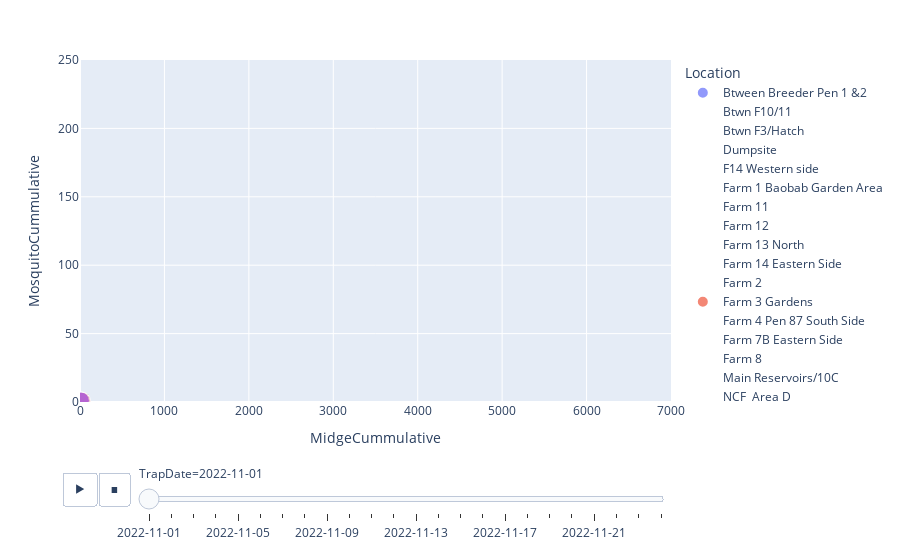

Source (notebook cell):
### Code cell
import plotly.express as px
#df = px.data.gapminder()
px.scatter(df, x="MidgeCummulative", y="MosquitoCummulative", animation_frame="TrapDate", animation_group="Location",
           size="MosquitoCummulative", color="Location", hover_name="Location",
           category_orders={'TrapDate':list(df.TrapDate.unique())},
           size_max=50, range_x=[0,7000], range_y=[0,250])

### Figure 1 — Plotly figure (JSON) as saved in the notebook; plotly's stock layout.template omitted (floating-point values rounded to 4 significant figures)
{"data": [{"hovertemplate": "<b>%{hovertext}</b><br><br>Location=Btween Breeder Pen 1 &2<br>TrapDate=2022-11-01<br>MidgeCummulative=%{x}<br>MosquitoCummulative=%{marker.size}<extra></extra>", "hovertext": ["Btween Breeder Pen 1 &2"], "ids": ["Btween Breeder Pen 1 &2"], "legendgroup": "Btween Breeder Pen 1 &2", "marker": {"color": "#636efa", "size": [1], "sizemode": "area", "sizeref": 0.0068, "symbol": "circle"}, "mode": "markers", "name": "Btween Breeder Pen 1 &2", "orientation": "v", "showlegend": true, "type": "scatter", "x": [18], "xaxis": "x", "y": [1], "yaxis": "y"}, {"hovertemplate": "<b>%{hovertext}</b><br><br>Location=Btwn F10/11<br>TrapDate=2022-11-01<br>MidgeCummulative=%{x}<br>MosquitoCummulative=%{marker.size}<extra></extra>", "hovertext": ["Btwn F10/11"], "ids": ["Btwn F10/11"], "legendgroup": "Btwn F10/11", "marker": {"color": "#EF553B", "size": [0], "sizemode": "area", "sizeref": 0.0068, "symbol": "circle"}, "mode": "markers", "name": "Btwn F10/11", "orientation": "v", "showlegend": true, "type": "scatter", "x": [17], "xaxis": "x", "y": [0], "yaxis": "y"}, {"hovertemplate": "<b>%{hovertext}</b><br><br>Location=Btwn F3/Hatch<br>TrapDate=2022-11-01<br>MidgeCummulative=%{x}<br>MosquitoCummulative=%{marker.size}<extra></extra>", "hovertext": ["Btwn F3/Hatch"], "ids": ["Btwn F3/Hatch"], "legendgroup": "Btwn F3/Hatch", "marker": {"color": "#00cc96", "size": [0], "sizemode": "area", "sizeref": 0.0068, "symbol": "circle"}, "mode": "markers", "name": "Btwn F3/Hatch", "orientation": "v", "showlegend": true, "type": "scatter", "x": [2], "xaxis": "x", "y": [0], "yaxis": "y"}, {"hovertemplate": "<b>%{hovertext}</b><br><br>Location=Dumpsite<br>TrapDate=2022-11-01<br>MidgeCummulative=%{x}<br>MosquitoCummulative=%{marker.size}<extra></extra>", "hovertext": ["Dumpsite"], "ids": ["Dumpsite"], "legendgroup": "Dumpsite", "marker": {"color": "#ab63fa", "size": [0], "sizemode": "area", "sizeref": 0.0068, "symbol": "circle"}, "mode": "markers", "name": "Dumpsite", "orientation": "v", "showlegend": true, "type": "scatter", "x": [0], "xaxis": "x", "y": [0], "yaxis": "y"}, {"hovertemplate": "<b>%{hovertext}</b><br><br>Location=F14 Western side<br>TrapDate=2022-11-01<br>MidgeCummulative=%{x}<br>MosquitoCummulative=%{marker.size}<extra></extra>", "hovertext": ["F14 Western side"], "ids": ["F14 Western side"], "legendgroup": "F14 Western side", "marker": {"color": "#FFA15A", "size": [0], "sizemode": "area", "sizeref": 0.0068, "symbol": "circle"}, "mode": "markers", "name": "F14 Western side", "orientation": "v", "showlegend": true, "type": "scatter", "x": [4], "xaxis": "x", "y": [0], "yaxis": "y"}, {"hovertemplate": "<b>%{hovertext}</b><br><br>Location=Farm 1 Baobab Garden Area<br>TrapDate=2022-11-01<br>MidgeCummulative=%{x}<br>MosquitoCummulative=%{marker.size}<extra></extra>", "hovertext": ["Farm 1 Baobab Garden Area"], "ids": ["Farm 1 Baobab Garden Area"], "legendgroup": "Farm 1 Baobab Garden Area", "marker": {"color": "#19d3f3", "size": [0], "sizemode": "area", "sizeref": 0.0068, "symbol": "circle"}, "mode": "markers", "name": "Farm 1 Baobab Garden Area", "orientation": "v", "showlegend": true, "type": "scatter", "x": [0], "xaxis": "x", "y": [0], "yaxis": "y"}, {"hovertemplate": "<b>%{hovertext}</b><br><br>Location=Farm 11<br>TrapDate=2022-11-01<br>MidgeCummulative=%{x}<br>MosquitoCummulative=%{marker.size}<extra></extra>", "hovertext": ["Farm 11"], "ids": ["Farm 11"], "legendgroup": "Farm 11", "marker": {"color": "#FF6692", "size": [0], "sizemode": "area", "sizeref": 0.0068, "symbol": "circle"}, "mode": "markers", "name": "Farm 11", "orientation": "v", "showlegend": true, "type": "scatter", "x": [4], "xaxis": "x", "y": [0], "yaxis": "y"}, {"hovertemplate": "<b>%{hovertext}</b><br><br>Location=Farm 12<br>TrapDate=2022-11-01<br>MidgeCummulative=%{x}<br>MosquitoCummulative=%{marker.size}<extra></extra>", "hovertext": ["Farm 12"], "ids": ["Farm 12"], "legendgroup": "Farm 12", "marker": {"color": "#B6E880", "size": [0], "sizemode": "area", "sizeref": 0.0068, "symbol": "circle"}, "mode": "markers", "name": "Farm 12", "orientation": "v", "showlegend": true, "type": "scatter", "x": [5], "xaxis": "x", "y": [0], "yaxis": "y"}, {"hovertemplate": "<b>%{hovertext}</b><br><br>Location=Farm 13 North<br>TrapDate=2022-11-01<br>MidgeCummulative=%{x}<br>MosquitoCummulative=%{marker.size}<extra></extra>", "hovertext": ["Farm 13 North"], "ids": ["Farm 13 North"], "legendgroup": "Farm 13 North", "marker": {"color": "#FF97FF", "size": [0], "sizemode": "area", "sizeref": 0.0068, "symbol": "circle"}, "mode": "markers", "name": "Farm 13 North", "orientation": "v", "showlegend": true, "type": "scatter", "x": [12], "xaxis": "x", "y": [0], "yaxis": "y"}, {"hovertemplate": "<b>%{hovertext}</b><br><br>Location=Farm 14 Eastern Side<br>TrapDate=2022-11-01<br>MidgeCummulative=%{x}<br>MosquitoCummulative=%{marker.size}<extra></extra>", "hovertext": ["Farm 14 Eastern Side"], "ids": ["Farm 14 Eastern Side"], "legendgroup": "Farm 14 Eastern Side", "marker": {"color": "#FECB52", "size": [0], "sizemode": "area", "sizeref": 0.0068, "symbol": "circle"}, "mode": "markers", "name": "Farm 14 Eastern Side", "orientation": "v", "showlegend": true, "type": "scatter", "x": [0], "xaxis": "x", "y": [0], "yaxis": "y"}, {"hovertemplate": "<b>%{hovertext}</b><br><br>Location=Farm 2<br>TrapDate=2022-11-01<br>MidgeCummulative=%{x}<br>MosquitoCummulative=%{marker.size}<extra></extra>", "hovertext": ["Farm 2"], "ids": ["Farm 2"], "legendgroup": "Farm 2", "marker": {"color": "#636efa", "size": [0], "sizemode": "area", "sizeref": 0.0068, "symbol": "circle"}, "mode": "markers", "name": "Farm 2", "orientation": "v", "showlegend": true, "type": "scatter", "x": [3], "xaxis": "x", "y": [0], "yaxis": "y"}, {"hovertemplate": "<b>%{hovertext}</b><br><br>Location=Farm 3 Gardens<br>TrapDate=2022-11-01<br>MidgeCummulative=%{x}<br>MosquitoCummulative=%{marker.size}<extra></extra>", "hovertext": ["Farm 3 Gardens"], "ids": ["Farm 3 Gardens"], "legendgroup": "Farm 3 Gardens", "marker": {"color": "#EF553B", "size": [1], "sizemode": "area", "sizeref": 0.0068, "symbol": "circle"}, "mode": "markers", "name": "Farm 3 Gardens", "orientation": "v", "showlegend": true, "type": "scatter", "x": [21], "xaxis": "x", "y": [1], "yaxis": "y"}, {"hovertemplate": "<b>%{hovertext}</b><br><br>Location=Farm 4 Pen 87 South Side<br>TrapDate=2022-11-01<br>MidgeCummulative=%{x}<br>MosquitoCummulative=%{marker.size}<extra></extra>", "hovertext": ["Farm 4 Pen 87 South Side"], "ids": ["Farm 4 Pen 87 South Side"], "legendgroup": "Farm 4 Pen 87 South Side", "marker": {"color": "#00cc96", "size": [0], "sizemode": "area", "sizeref": 0.0068, "symbol": "circle"}, "mode": "markers", "name": "Farm 4 Pen 87 South Side", "orientation": "v", "showlegend": true, "type": "scatter", "x": [0], "xaxis": "x", "y": [0], "yaxis": "y"}, {"hovertemplate": "<b>%{hovertext}</b><br><br>Location=Farm 7B Eastern Side<br>TrapDate=2022-11-01<br>MidgeCummulative=%{x}<br>MosquitoCummulative=%{marker.size}<extra></extra>", "hovertext": ["Farm 7B Eastern Side"], "ids": ["Farm 7B Eastern Side"], "legendgroup": "Farm 7B Eastern Side", "marker": {"color": "#ab63fa", "size": [0], "sizemode": "area", "sizeref": 0.0068, "symbol": "circle"}, "mode": "markers", "name": "Farm 7B Eastern Side", "orientation": "v", "showlegend": true, "type": "scatter", "x": [2], "xaxis": "x", "y": [0], "yaxis": "y"}, {"hovertemplate": "<b>%{hovertext}</b><br><br>Location=Farm 8<br>TrapDate=2022-11-01<br>MidgeCummulative=%{x}<br>MosquitoCummulative=%{marker.size}<extra></extra>", "hovertext": ["Farm 8"], "ids": ["Farm 8"], "legendgroup": "Farm 8", "marker": {"color": "#FFA15A", "size": [0], "sizemode": "area", "sizeref": 0.0068, "symbol": "circle"}, "mode": "markers", "name": "Farm 8", "orientation": "v", "showlegend": true, "type": "scatter", "x": [0], "xaxis": "x", "y": [0], "yaxis": "y"}, {"hovertemplate": "<b>%{hovertext}</b><br><br>Location=Main Reservoirs/10C<br>TrapDate=2022-11-01<br>MidgeCummulative=%{x}<br>MosquitoCummulative=%{marker.size}<extra></extra>", "hovertext": ["Main Reservoirs/10C"], "ids": ["Main Reservoirs/10C"], "legendgroup": "Main Reservoirs/10C", "marker": {"color": "#19d3f3", "size": [0], "sizemode": "area", "sizeref": 0.0068, "symbol": "circle"}, "mode": "markers", "name": "Main Reservoirs/10C", "orientation": "v", "showlegend": true, "type": "scatter", "x": [4], "xaxis": "x", "y": [0], "yaxis": "y"}, {"hovertemplate": "<b>%{hovertext}</b><br><br>Location=NCF  Area D<br>TrapDate=2022-11-01<br>MidgeCummulative=%{x}<br>MosquitoCummulative=%{marker.size}<extra></extra>", "hovertext": ["NCF  Area D"], "ids": ["NCF  Area D"], "legendgroup": "NCF  Area D", "marker": {"color": "#FF6692", "size": [0], "sizemode": "area", "sizeref": 0.0068, "symbol": "circle"}, "mode": "markers", "name": "NCF  Area D", "orientation": "v", "showlegend": true, "type": "scatter", "x": [11], "xaxis": "x", "y": [0], "yaxis": "y"}, {"hovertemplate": "<b>%{hovertext}</b><br><br>Location=NCF Farm 7<br>TrapDate=2022-11-01<br>MidgeCummulative=%{x}<br>MosquitoCummulative=%{marker.size}<extra></extra>", "hovertext": ["NCF Farm 7"], "ids": ["NCF Farm 7"], "legendgroup": "NCF Farm 7", "marker": {"color": "#B6E880", "size": [0], "sizemode": "area", "sizeref": 0.0068, "symbol": "circle"}, "mode": "markers", "name": "NCF Farm 7", "orientation": "v", "showlegend": true, "type": "scatter", "x": [13], "xaxis": "x", "y": [0], "yaxis": "y"}, {"hovertemplate": "<b>%{hovertext}</b><br><br>Location=NN Farm 12/13 (New)<br>TrapDate=2022-11-01<br>MidgeCummulative=%{x}<br>MosquitoCummulative=%{marker.size}<extra></extra>", "hovertext": ["NN Farm 12/13 (New)"], "ids": ["NN Farm 12/13 (New)"], "legendgroup": "NN Farm 12/13 (New)", "marker": {"color": "#FF97FF", "size": [0], "sizemode": "area", "sizeref": 0.0068, "symbol": "circle"}, "mode": "markers", "name": "NN Farm 12/13 (New)", "orientation": "v", "showlegend": true, "type": "scatter", "x": [0], "xaxis": "x", "y": [0], "yaxis": "y"}, {"hovertemplate": "<b>%{hovertext}</b><br><br>Location=Opposite Stock yard<br>TrapDate=2022-11-01<br>MidgeCummulative=%{x}<br>MosquitoCummulative=%{marker.size}<extra></extra>", "hovertext": ["Opposite Stock yard"], "ids": ["Opposite Stock yard"], "legendgroup": "Opposite Stock yard", "marker": {"color": "#FECB52", "size": [0], "sizemode": "area", "sizeref": 0.0068, "symbol": "circle"}, "mode": "markers", "name": "Opposite Stock yard", "orientation": "v", "showlegend": true, "type": "scatter", "x": [13], "xaxis": "x", "y": [0], "yaxis": "y"}, {"hovertemplate": "<b>%{hovertext}</b><br><br>Location=Ops House<br>TrapDate=2022-11-01<br>MidgeCummulative=%{x}<br>MosquitoCummulative=%{marker.size}<extra></extra>", "hovertext": ["Ops House"], "ids": ["Ops House"], "legendgroup": "Ops House", "marker": {"color": "#636efa", "size": [0], "sizemode": "area", "sizeref": 0.0068, "symbol": "circle"}, "mode": "markers", "name": "Ops House", "orientation": "v", "showlegend": true, "type": "scatter", "x": [0], "xaxis": "x", "y": [0], "yaxis": "y"}, {"hovertemplate": "<b>%{hovertext}</b><br><br>Location=SDP Facility<br>TrapDate=2022-11-01<br>MidgeCummulative=%{x}<br>MosquitoCummulative=%{marker.size}<extra></extra>", "hovertext": ["SDP Facility"], "ids": ["SDP Facility"], "legendgroup": "SDP Facility", "marker": {"color": "#EF553B", "size": [0], "sizemode": "area", "sizeref": 0.0068, "symbol": "circle"}, "mode": "markers", "name": "SDP Facility", "orientation": "v", "showlegend": true, "type": "scatter", "x": [0], "xaxis": "x", "y": [0], "yaxis": "y"}, {"hovertemplate": "<b>%{hovertext}</b><br><br>Location=Solar Array<br>TrapDate=2022-11-01<br>MidgeCummulative=%{x}<br>MosquitoCummulative=%{marker.size}<extra></extra>", "hovertext": ["Solar Array"], "ids": ["Solar Array"], "legendgroup": "Solar Array", "marker": {"color": "#00cc96", "size": [0], "sizemode": "area", "sizeref": 0.0068, "symbol": "circle"}, "mode": "markers", "name": "Solar Array", "orientation": "v", "showlegend": true, "type": "scatter", "x": [2], "xaxis": "x", "y": [0], "yaxis": "y"}, {"hovertemplate": "<b>%{hovertext}</b><br><br>Location=Y Junction<br>TrapDate=2022-11-01<br>MidgeCummulative=%{x}<br>MosquitoCummulative=%{marker.size}<extra></extra>", "hovertext": ["Y Junction"], "ids": ["Y Junction"], "legendgroup": "Y Junction", "marker": {"color": "#ab63fa", "size": [1], "sizemode": "area", "sizeref": 0.0068, "symbol": "circle"}, "mode": "markers", "name": "Y Junction", "orientation": "v", "showlegend": true, "type": "scatter", "x": [10], "xaxis": "x", "y": [1], "yaxis": "y"}], "layout": {"legend": {"itemsizing": "constant", "title": {"text": "Location"}, "tracegroupgap": 0}, "margin": {"t": 60}, "sliders": [{"active": 0, "currentvalue": {"prefix": "TrapDate="}, "len": 0.9, "pad": {"b": 10, "t": 60}, "steps": [{"args": [["2022-11-01"], {"frame": {"duration": 0, "redraw": false}, "fromcurrent": true, "mode": "immediate", "transition": {"duration": 0, "easing": "linear"}}], "label": "2022-11-01", "method": "animate"}, {"args": [["2022-11-02"], {"frame": {"duration": 0, "redraw": false}, "fromcurrent": true, "mode": "immediate", "transition": {"duration": 0, "easing": "linear"}}], "label": "2022-11-02", "method": "animate"}, {"args": [["2022-11-03"], {"frame": {"duration": 0, "redraw": false}, "fromcurrent": true, "mode": "immediate", "transition": {"duration": 0, "easing": "linear"}}], "label": "2022-11-03", "method": "animate"}, {"args": [["2022-11-04"], {"frame": {"duration": 0, "redraw": false}, "fromcurrent": true, "mode": "immediate", "transition": {"duration": 0, "easing": "linear"}}], "label": "2022-11-04", "method": "animate"}, {"args": [["2022-11-05"], {"frame": {"duration": 0, "redraw": false}, "fromcurrent": true, "mode": "immediate", "transition": {"duration": 0, "easing": "linear"}}], "label": "2022-11-05", "method": "animate"}, {"args": [["2022-11-06"], {"frame": {"duration": 0, "redraw": false}, "fromcurrent": true, "mode": "immediate", "transition": {"duration": 0, "easing": "linear"}}], "label": "2022-11-06", "method": "animate"}, {"args": [["2022-11-07"], {"frame": {"duration": 0, "redraw": false}, "fromcurrent": true, "mode": "immediate", "transition": {"duration": 0, "easing": "linear"}}], "label": "2022-11-07", "method": "animate"}, {"args": [["2022-11-08"], {"frame": {"duration": 0, "redraw": false}, "fromcurrent": true, "mode": "immediate", "transition": {"duration": 0, "easing": "linear"}}], "label": "2022-11-08", "method": "animate"}, {"args": [["2022-11-09"], {"frame": {"duration": 0, "redraw": false}, "fromcurrent": true, "mode": "immediate", "transition": {"duration": 0, "easing": "linear"}}], "label": "2022-11-09", "method": "animate"}, {"args": [["2022-11-10"], {"frame": {"duration": 0, "redraw": false}, "fromcurrent": true, "mode": "immediate", "transition": {"duration": 0, "easing": "linear"}}], "label": "2022-11-10", "method": "animate"}, {"args": [["2022-11-11"], {"frame": {"duration": 0, "redraw": false}, "fromcurrent": true, "mode": "immediate", "transition": {"duration": 0, "easing": "linear"}}], "label": "2022-11-11", "method": "animate"}, {"args": [["2022-11-12"], {"frame": {"duration": 0, "redraw": false}, "fromcurrent": true, "mode": "immediate", "transition": {"duration": 0, "easing": "linear"}}], "label": "2022-11-12", "method": "animate"}, {"args": [["2022-11-13"], {"frame": {"duration": 0, "redraw": false}, "fromcurrent": true, "mode": "immediate", "transition": {"duration": 0, "easing": "linear"}}], "label": "2022-11-13", "method": "animate"}, {"args": [["2022-11-14"], {"frame": {"duration": 0, "redraw": false}, "fromcurrent": true, "mode": "immediate", "transition": {"duration": 0, "easing": "linear"}}], "label": "2022-11-14", "method": "animate"}, {"args": [["2022-11-15"], {"frame": {"duration": 0, "redraw": false}, "fromcurrent": true, "mode": "immediate", "transition": {"duration": 0, "easing": "linear"}}], "label": "2022-11-15", "method": "animate"}, {"args": [["2022-11-16"], {"frame": {"duration": 0, "redraw": false}, "fromcurrent": true, "mode": "immediate", "transition": {"duration": 0, "easing": "linear"}}], "label": "2022-11-16", "method": "animate"}, {"args": [["2022-11-17"], {"frame": {"duration": 0, "redraw": false}, "fromcurrent": true, "mode": "immediate", "transition": {"duration": 0, "easing": "linear"}}], "label": "2022-11-17", "method": "animate"}, {"args": [["2022-11-18"], {"frame": {"duration": 0, "redraw": false}, "fromcurrent": true, "mode": "immediate", "transition": {"duration": 0, "easing": "linear"}}], "label": "2022-11-18", "method": "animate"}, {"args": [["2022-11-19"], {"frame": {"duration": 0, "redraw": false}, "fromcurrent": true, "mode": "immediate", "transition": {"duration": 0, "easing": "linear"}}], "label": "2022-11-19", "method": "animate"}, {"args": [["2022-11-20"], {"frame": {"duration": 0, "redraw": false}, "fromcurrent": true, "mode": "immediate", "transition": {"duration": 0, "easing": "linear"}}], "label": "2022-11-20", "method": "animate"}, {"args": [["2022-11-21"], {"frame": {"duration": 0, "redraw": false}, "fromcurrent": true, "mode": "immediate", "transition": {"duration": 0, "easing": "linear"}}], "label": "2022-11-21", "method": "animate"}, {"args": [["2022-11-22"], {"frame": {"duration": 0, "redraw": false}, "fromcurrent": true, "mode": "immediate", "transition": {"duration": 0, "easing": "linear"}}], "label": "2022-11-22", "method": "animate"}, {"args": [["2022-11-23"], {"frame": {"duration": 0, "redraw": false}, "fromcurrent": true, "mode": "immediate", "transition": {"duration": 0, "easing": "linear"}}], "label": "2022-11-23", "method": "animate"}, {"args": [["2022-11-24"], {"frame": {"duration": 0, "redraw": false}, "fromcurrent": true, "mode": "immediate", "transition": {"duration": 0, "easing": "linear"}}], "label": "2022-11-24", "method": "animate"}], "x": 0.1, "xanchor": "left", "y": 0, "yanchor": "top"}], "updatemenus": [{"buttons": [{"args": [null, {"frame": {"duration": 500, "redraw": false}, "fromcurrent": true, "mode": "immediate", "transition": {"duration": 500, "easing": "linear"}}], "label": "&#9654;", "method": "animate"}, {"args": [[null], {"frame": {"duration": 0, "redraw": false}, "fromcurrent": true, "mode": "immediate", "transition": {"duration": 0, "easing": "linear"}}], "label": "&#9724;", "method": "animate"}], "direction": "left", "pad": {"r": 10, "t": 70}, "showactive": false, "type": "buttons", "x": 0.1, "xanchor": "right", "y": 0, "yanchor": "top"}], "xaxis": {"anchor": "y", "domain": [0, 1], "range": [0, 7000], "title": {"text": "MidgeCummulative"}}, "yaxis": {"anchor": "x", "domain": [0, 1], "range": [0, 250], "title": {"text": "MosquitoCummulative"}}}}
